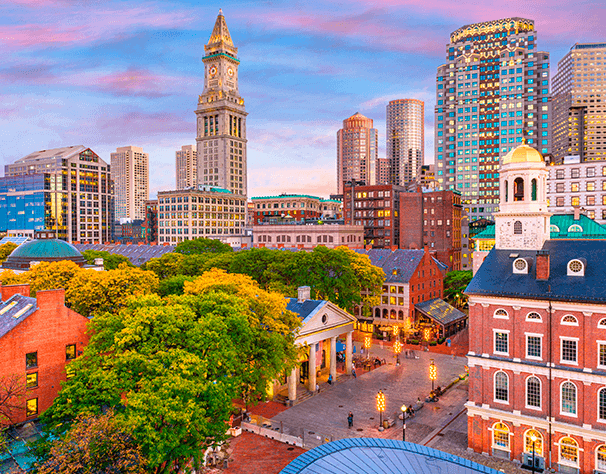
#> input picture test_images/boston.png, 606 x 474 px
$ python edge_detection.py
#> lines starting #> are read from the running program, lines starting #| are printed output that depends on the picture; after the words box and inside, x2 and y2 are one past the last pixel; in counts of white or black regions, pixels touching at a corner belong together
import cv2 as cv
import numpy as np

img = cv.imread("test_images/boston.png")
#> img is the input picture: shape (474, 606, 3); mean B, G, R 124.4, 132, 151.9
cv.imshow("Original",img)
gray = cv.cvtColor(img,cv.COLOR_BGR2GRAY)
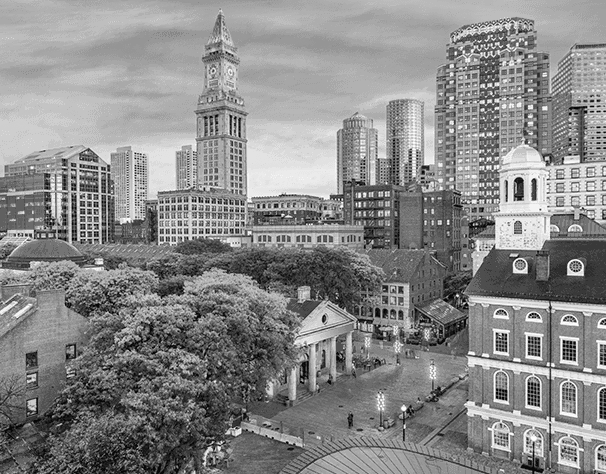
#> gray: shape (474, 606); min 7, max 253, mean 137.1
cv.imshow("Gray", gray)

# Canny
canny = cv.Canny(gray,155,255)
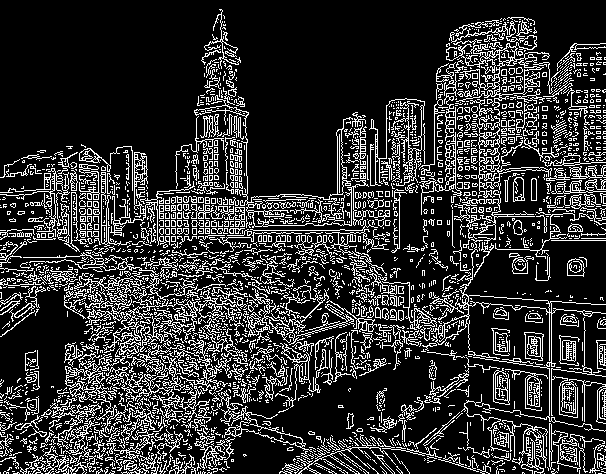
#> canny: shape (474, 606); 19.3% white in thin lines or dots
cv.imshow("Canny",canny)
# Laplacian
lap = cv.Laplacian(gray,cv.CV_64F) # CV_64F is the datadepth(ddepth) value.
lap = np.uint8(np.absolute(lap))# Image pixel cannot have a negative value so we calculate absolute value and then we convert it to image specific data type i.e. uint8.
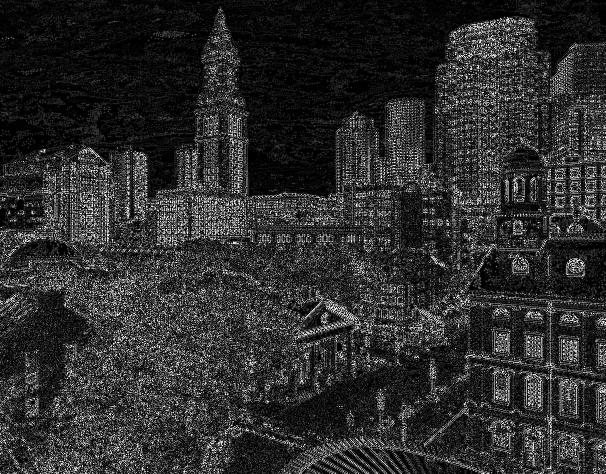
#> lap: shape (474, 606); min 0, max 255, mean 45.1
cv.imshow("Laplacian",lap)

# Sobel: It computes the gradient in two direction i.e x & y.
sobel_x = cv.Sobel(gray,cv.CV_64F,1,0) # dx=1,dy=0
cv.imshow("Sobel X",sobel_x)
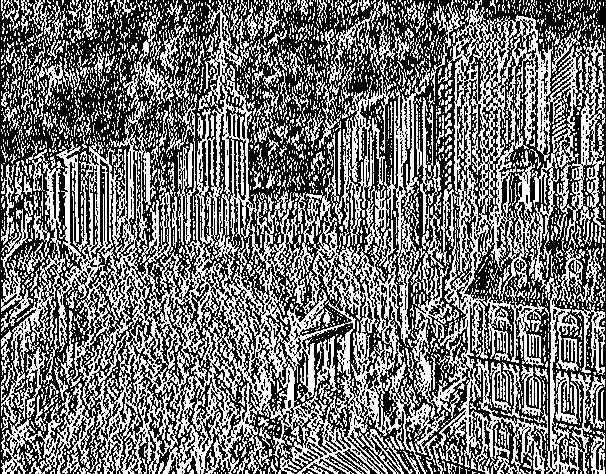
#> window 'Sobel X': shape (474, 606); 45.3% white in thin lines or dots
sobel_y = cv.Sobel(gray,cv.CV_64F,0,1)
cv.imshow("Sobel Y",sobel_y)
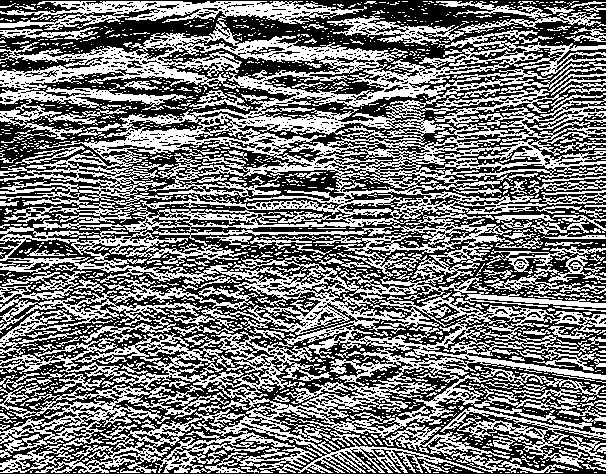
#> window 'Sobel Y': shape (474, 606); 47.3% white in thin lines or dots
# Combining both sobel_x & sobel_y
combined_sobel = cv.bitwise_or(sobel_x,sobel_y)
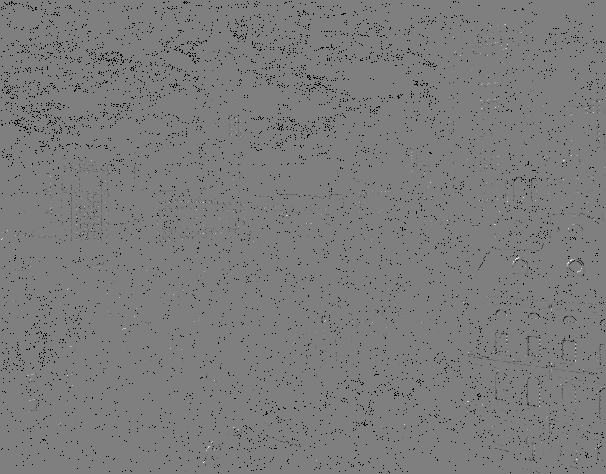
#> combined_sobel: shape (474, 606) float64; 2.27% of the values are NaN or infinite; the others: min -130944, max 130944, mean -374.7; drawn with min black, max white, NaN and infinite black
cv.imshow("Combined Sobel", combined_sobel)
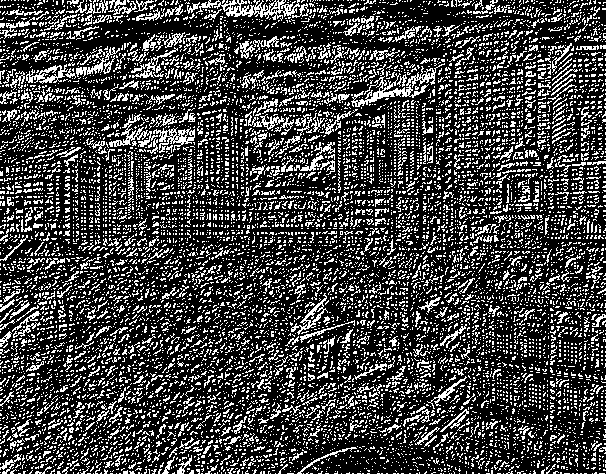
#> window 'Combined Sobel': shape (474, 606); 26% white in thin lines or dots

cv.waitKey(0)
